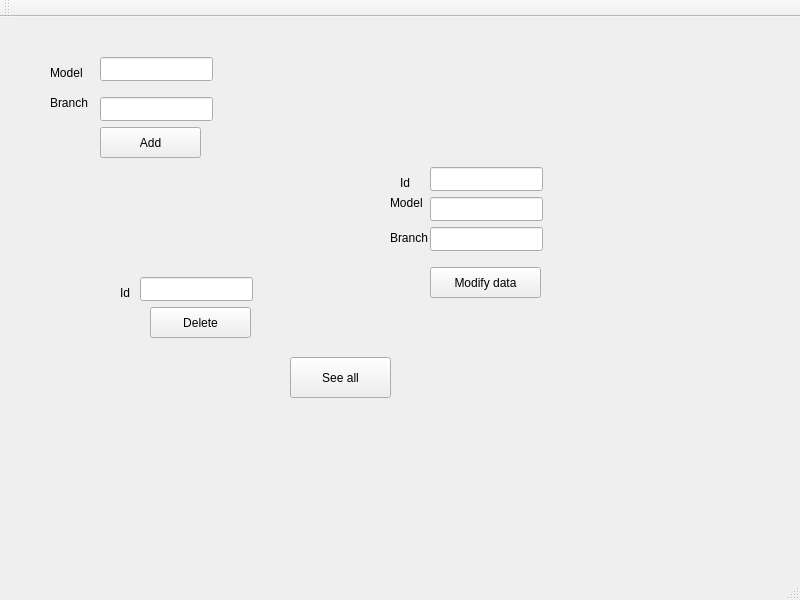
<?xml version="1.0" encoding="UTF-8"?>
<ui version="4.0">
 <class>MainWindow</class>
 <widget class="QMainWindow" name="MainWindow">
  <property name="geometry">
   <rect>
    <x>0</x>
    <y>0</y>
    <width>800</width>
    <height>600</height>
   </rect>
  </property>
  <property name="windowTitle">
   <string>MainWindow</string>
  </property>
  <widget class="QWidget" name="centralwidget">
   <widget class="QPushButton" name="addButton">
    <property name="geometry">
     <rect>
      <x>100</x>
      <y>110</y>
      <width>101</width>
      <height>31</height>
     </rect>
    </property>
    <property name="text">
     <string>Add</string>
    </property>
   </widget>
   <widget class="QLabel" name="label">
    <property name="geometry">
     <rect>
      <x>50</x>
      <y>30</y>
      <width>171</width>
      <height>51</height>
     </rect>
    </property>
    <property name="maximumSize">
     <size>
      <width>171</width>
      <height>51</height>
     </size>
    </property>
    <property name="text">
     <string>Model</string>
    </property>
   </widget>
   <widget class="QLineEdit" name="textModel">
    <property name="geometry">
     <rect>
      <x>100</x>
      <y>40</y>
      <width>113</width>
      <height>24</height>
     </rect>
    </property>
   </widget>
   <widget class="QLabel" name="label_2">
    <property name="geometry">
     <rect>
      <x>50</x>
      <y>60</y>
      <width>121</width>
      <height>51</height>
     </rect>
    </property>
    <property name="maximumSize">
     <size>
      <width>121</width>
      <height>51</height>
     </size>
    </property>
    <property name="text">
     <string>Branch</string>
    </property>
   </widget>
   <widget class="QLineEdit" name="textBranch">
    <property name="geometry">
     <rect>
      <x>100</x>
      <y>80</y>
      <width>113</width>
      <height>24</height>
     </rect>
    </property>
   </widget>
   <widget class="QPushButton" name="deleteButton">
    <property name="geometry">
     <rect>
      <x>150</x>
      <y>290</y>
      <width>101</width>
      <height>31</height>
     </rect>
    </property>
    <property name="text">
     <string>Delete</string>
    </property>
   </widget>
   <widget class="QLabel" name="label_3">
    <property name="geometry">
     <rect>
      <x>120</x>
      <y>250</y>
      <width>121</width>
      <height>51</height>
     </rect>
    </property>
    <property name="text">
     <string>Id</string>
    </property>
   </widget>
   <widget class="QLineEdit" name="textid">
    <property name="geometry">
     <rect>
      <x>140</x>
      <y>260</y>
      <width>113</width>
      <height>24</height>
     </rect>
    </property>
   </widget>
   <widget class="QPushButton" name="seeAllButton">
    <property name="geometry">
     <rect>
      <x>290</x>
      <y>340</y>
      <width>101</width>
      <height>41</height>
     </rect>
    </property>
    <property name="text">
     <string>See all</string>
    </property>
   </widget>
   <widget class="QPushButton" name="modifyButton">
    <property name="geometry">
     <rect>
      <x>430</x>
      <y>250</y>
      <width>111</width>
      <height>31</height>
     </rect>
    </property>
    <property name="text">
     <string>Modify data</string>
    </property>
   </widget>
   <widget class="QLineEdit" name="textBranch_2">
    <property name="geometry">
     <rect>
      <x>430</x>
      <y>210</y>
      <width>113</width>
      <height>24</height>
     </rect>
    </property>
   </widget>
   <widget class="QLineEdit" name="textModel_3">
    <property name="geometry">
     <rect>
      <x>430</x>
      <y>180</y>
      <width>113</width>
      <height>24</height>
     </rect>
    </property>
   </widget>
   <widget class="QLineEdit" name="textModel_4">
    <property name="geometry">
     <rect>
      <x>430</x>
      <y>150</y>
      <width>113</width>
      <height>24</height>
     </rect>
    </property>
   </widget>
   <widget class="QLabel" name="label_4">
    <property name="geometry">
     <rect>
      <x>390</x>
      <y>160</y>
      <width>121</width>
      <height>51</height>
     </rect>
    </property>
    <property name="text">
     <string>Model</string>
    </property>
   </widget>
   <widget class="QLabel" name="label_5">
    <property name="geometry">
     <rect>
      <x>390</x>
      <y>190</y>
      <width>131</width>
      <height>61</height>
     </rect>
    </property>
    <property name="text">
     <string>Branch</string>
    </property>
   </widget>
   <widget class="QLabel" name="textid_2">
    <property name="geometry">
     <rect>
      <x>400</x>
      <y>140</y>
      <width>121</width>
      <height>51</height>
     </rect>
    </property>
    <property name="text">
     <string>Id</string>
    </property>
   </widget>
  </widget>
  <widget class="QMenuBar" name="menubar">
   <property name="geometry">
    <rect>
     <x>0</x>
     <y>0</y>
     <width>800</width>
     <height>21</height>
    </rect>
   </property>
  </widget>
  <widget class="QStatusBar" name="statusbar"/>
  <widget class="QToolBar" name="toolBar">
   <property name="windowTitle">
    <string>toolBar</string>
   </property>
   <attribute name="toolBarArea">
    <enum>TopToolBarArea</enum>
   </attribute>
   <attribute name="toolBarBreak">
    <bool>false</bool>
   </attribute>
  </widget>
 </widget>
 <resources/>
 <connections/>
</ui>
